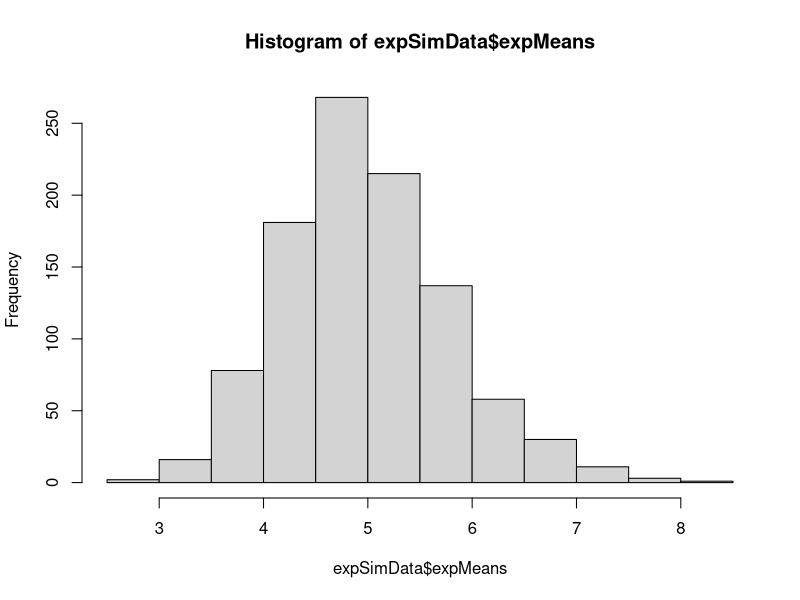
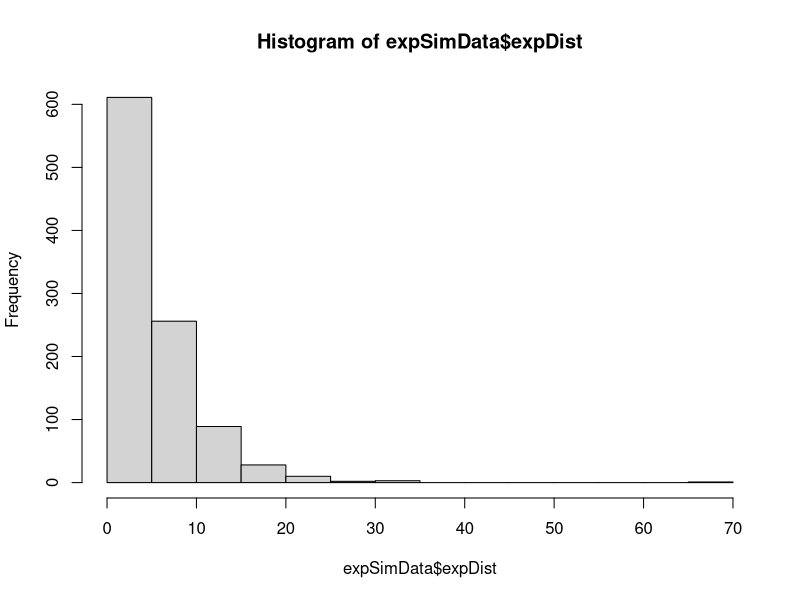

R code for these plots, in order: (Note: this script raises an error after producing the figures.)
# Exp Dist Simulation
# Declare and Set Variables
lambda = 0.2 #Per class instructions, set rate parameter (aka lambda) at 0.2 for each Exponential Distribution 
n = 40 #Number of Observations
nbrSims = 1000 #Number of Exponential Distributions
expDist = NULL #Var to store an Exponential Distribution
expMeans = NULL #Var to store the means of each Exponential Distribution
expSimData = NULL #Var to store the Exponential Distributions and Means

# Sample Exp Distribution
expDist = rexp(nbrSims, rate=lambda)

# Simulation Loop
for (i in 1:nbrSims) {
  expMeans = c(expMeans, mean(rexp(n, rate=lambda)))
}

expSimData = data.frame(expDist, expMeans)

hist(expSimData$expMeans)
hist(expSimData$expDist)





# Plot Exponential Distribution
set.seed(999)
sample = matrix(data=rexp(n, rate=expRate), nrow=n, ncol=nbrSims)
x = apply(sample, MARGIN=1, FUN=mean)

head(sample)
summary(sample)

hist(sample[,30])
hist(x)


mns=NULL
for (i in 1:40) {
  #mns = c(mns, mean(runif(1000)))
  mns = c(mns, mean(rexp(n, rate=expRate)))
}
hist(mns)


#Test of Normality
shapiro.test(mns)






library(ggplot2)
nosim <- 10000; n <- 10
dat <- data.frame(
  x = c(rnorm(nosim), apply(matrix(rnorm(nosim * n), nosim), 1, mean)),
  what = factor(rep(c("Obs", "Mean"), c(nosim, nosim))) 
)
ggplot(dat, aes(x = x, fill = what)) + geom_density(size = 2, alpha = .2); 


nosim <- 4; 
n <- 500
expRate = 0.2

dat <- data.frame(
  x = c(rnorm(nosim), apply(matrix(rexp(nosim, rate=expRate), nosim), 1, FUN=mean)),
  what = factor(rep(c("Obs", "expRate"), c(nosim, nosim))) 
)
ggplot(dat, aes(x = x, fill = what)) + geom_density(size = 2, alpha = .2); 


# Project
# In this project you will investigate the exponential distribution in R and
# compare it with the Central Limit Theorem. The exponential distribution can be
# simulated in R with rexp(n, lambda) where lambda is the rate parameter. The
# mean of exponential distribution is 1/lambda and the standard deviation is
# also 1/lambda. Set lambda = 0.2 for all of the simulations. You will
# investigate the distribution of averages of 40 exponentials. Note that you
# will need to do a thousand simulations.
# 
# Illustrate via simulation and associated explanatory text the properties of
# the distribution of the mean of 40 exponentials.  You should 1. Show the
# sample mean and compare it to the theoretical mean of the distribution. 2.
# Show how variable the sample is (via variance) and compare it to the
# theoretical variance of the distribution. 3. Show that the distribution is
# approximately normal.
# 
# In point 3, focus on the difference between the distribution of a large
# collection of random exponentials and the distribution of a large collection
# of averages of 40 exponentials.
# 
# As a motivating example, compare the distribution of 1000 random
# uniformshist(runif(1000)) and the distribution of 1000 averages of 40 random
# uniforms
# 
# mns = NULL for (i in 1 : 1000) mns = c(mns, mean(runif(40))) hist(mns) This
# distribution looks far more Gaussian than the original uniform distribution!
# 
# 
# This exercise is asking you to use your knowledge of the theory given in class
# to relate the two distributions. Confused?  Try re-watching video lecture 07
# for a starter on how to complete this project.
# 
# 
# 
# Sample Project Report Structure Of course, there are multiple ways one could
# structure a report to address the requirements above.  However, the more
# clearly you pose and answer each question, the easier it will be for reviewers
# to clearly identify and evaluate your work.
# 
# 
# A sample set of headings that could be used to guide the creation of your
# report might be: • Title (give an appropriate title) and Author Name •
# Overview: In a few (2-3) sentences explain what is going to be reported on. •
# Simulations: Include English explanations of the simulations you ran, with the
# accompanying R code. Your explanations should make clear what the R code
# accomplishes. • Sample Mean versus Theoretical Mean: Include figures with
# titles. In the figures, highlight the means you are comparing. Include text
# that explains the figures and what is shown on them, and provides appropriate
# numbers. • Sample Variance versus Theoretical Variance: Include figures
# (output from R) with titles. Highlight the variances you are comparing.
# Include text that explains your understanding of the differences of the
# variances. • Distribution: Via figures and text, explain how one can tell the
# distribution is approximately normal.
